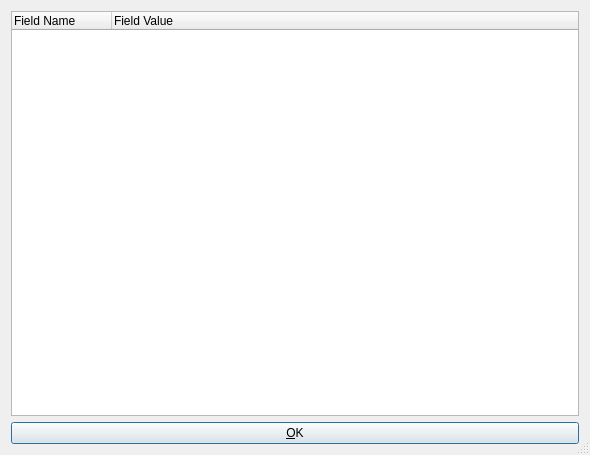
<?xml version="1.0" encoding="UTF-8"?>
<ui version="4.0">
 <class>StdfRecordDialog_base</class>
 <widget class="QDialog" name="StdfRecordDialog_base">
  <property name="geometry">
   <rect>
    <x>0</x>
    <y>0</y>
    <width>590</width>
    <height>455</height>
   </rect>
  </property>
  <property name="windowTitle">
   <string>STDF record viewer</string>
  </property>
  <property name="windowIcon">
   <iconset resource="gex.qrc">
    <normaloff>:/gex/icons/gex_application_48x48.png</normaloff>:/gex/icons/gex_application_48x48.png</iconset>
  </property>
  <property name="autoFillBackground">
   <bool>true</bool>
  </property>
  <property name="sizeGripEnabled">
   <bool>true</bool>
  </property>
  <layout class="QVBoxLayout">
   <item>
    <widget class="QTreeWidget" name="treeWidgetFields">
     <property name="rootIsDecorated">
      <bool>false</bool>
     </property>
     <attribute name="headerDefaultSectionSize">
      <number>100</number>
     </attribute>
     <attribute name="headerDefaultSectionSize">
      <number>100</number>
     </attribute>
     <column>
      <property name="text">
       <string>Field Name</string>
      </property>
     </column>
     <column>
      <property name="text">
       <string>Field Value</string>
      </property>
     </column>
    </widget>
   </item>
   <item>
    <widget class="QPushButton" name="buttonOk">
     <property name="windowTitle">
      <string/>
     </property>
     <property name="text">
      <string>&amp;OK</string>
     </property>
     <property name="shortcut">
      <string>Alt+O</string>
     </property>
     <property name="autoDefault">
      <bool>true</bool>
     </property>
     <property name="default">
      <bool>true</bool>
     </property>
    </widget>
   </item>
  </layout>
 </widget>
 <layoutdefault spacing="6" margin="11"/>
 <pixmapfunction>qPixmapFromMimeSource</pixmapfunction>
 <resources>
  <include location="gex.qrc"/>
 </resources>
 <connections/>
</ui>
